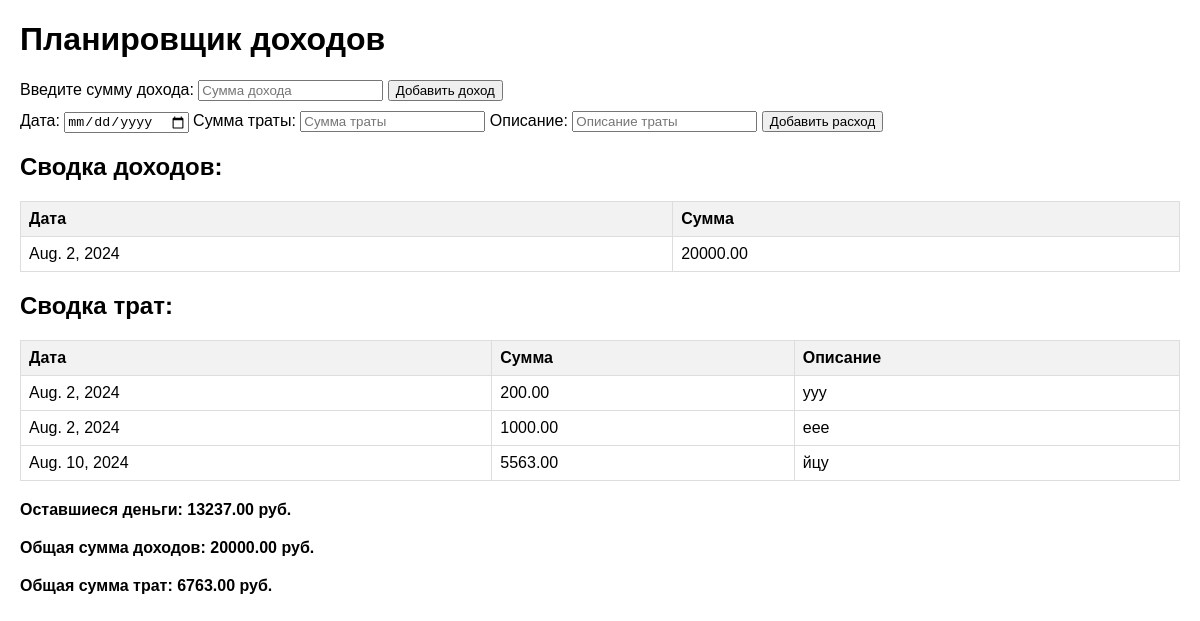
The page / on the database its author committed.
### finance/models.py (models this page shows, shortened)
class Income(models.Model):
    date = models.DateField(auto_now_add=True)
    amount = models.DecimalField(max_digits=10, decimal_places=2)

class Expense(models.Model):
    date = models.DateField()
    amount = models.DecimalField(max_digits=10, decimal_places=2)
    description = models.CharField(max_length=255)

### finance/views.py (the view)
# urls.py: path('', views.index, name='index'),
def index(request):
    incomes = Income.objects.all()
    expenses = Expense.objects.all()
    total_income = sum(income.amount for income in incomes)
    total_expense = sum(expense.amount for expense in expenses)
    remaining = total_income - total_expense
    context = {
        'incomes': incomes,
        'expenses': expenses,
        'total_income': total_income,
        'total_expense': total_expense,
        'remaining': remaining,
    }
    return render(request, 'index.html', context)

### templates/index.html (shortened to what this page needs)
<!DOCTYPE html>
<html lang="ru">
<head>
</head>
<body>
    <h1>Планировщик доходов</h1>
    <div class="entry">
        <form method="post" action="{% url 'add_income' %}">
            <label for="incomeAmount">Введите сумму дохода:</label>
            <input type="number" id="incomeAmount" name="incomeAmount" placeholder="Сумма дохода" required>
            <button type="submit">Добавить доход</button>
        </form>
    </div>
    <div class="entry">
        <form method="post" action="{% url 'add_expense' %}">
            <label for="expenseDate">Дата:</label>
            <input type="date" id="expenseDate" name="expenseDate" required>
            <label for="expenseAmount">Сумма траты:</label>
            <input type="number" id="expenseAmount" name="expenseAmount" placeholder="Сумма траты" required>
            <label for="expenseDescription">Описание:</label>
            <input type="text" id="expenseDescription" name="expenseDescription" placeholder="Описание траты" required>
            <button type="submit">Добавить расход</button>
        </form>
    </div>
    <h2>Сводка доходов:</h2>
    <table id="incomeTable">
        <thead>
            <tr>
                <th>Дата</th>
                <th>Сумма</th>
            </tr>
        </thead>
        <tbody>
            {% for income in incomes %}
            <tr>
                <td>{{ income.date }}</td>
                <td>{{ income.amount }}</td>
            </tr>
            {% endfor %}
        </tbody>
    </table>
    <h2>Сводка трат:</h2>
    <table id="expensesTable">
        <thead>
            <tr>
                <th>Дата</th>
                <th>Сумма</th>
                <th>Описание</th>
            </tr>
        </thead>
        <tbody>
            {% for expense in expenses %}
            <tr>
                <td>{{ expense.date }}</td>
                <td>{{ expense.amount }}</td>
                <td>{{ expense.description }}</td>
            </tr>
            {% endfor %}
        </tbody>
    </table>
    <div id="totalRemaining" class="result">
        Оставшиеся деньги: <span id="remainingAmount">{{ remaining }}</span> руб.
    </div>
    <div id="totalIncome" class="result">
        Общая сумма доходов: <span id="totalIncomeAmount">{{ total_income }}</span> руб.
    </div>
    <div id="totalExpenses" class="result">
        Общая сумма трат: <span id="totalAmount">{{ total_expense }}</span> руб.
    </div>
</body>
</html>

### templates/index.html (style rules this page uses)
body { font-family: Arial, sans-serif; margin: 20px; }
table { width: 100%; border-collapse: collapse; margin-top: 20px; }
th, td { border: 1px solid #dddddd; text-align: left; padding: 8px; }
th { background-color: #f2f2f2; cursor: pointer; }
.entry { margin-top: 10px; }
.result { margin-top: 20px; font-weight: bold; }

### rows shown on the page
Income: date "Aug. 2, 2024", amount "20000.00"
Expense: date "Aug. 2, 2024", amount "200.00", description "ууу"
Expense: date "Aug. 2, 2024", amount "1000.00", description "еее"
Expense: date "Aug. 10, 2024", amount "5563.00", description "йцу"

### other values the page prints
{{ remaining }} "13237.00"
{{ total_income }} "20000.00"
{{ total_expense }} "6763.00"
